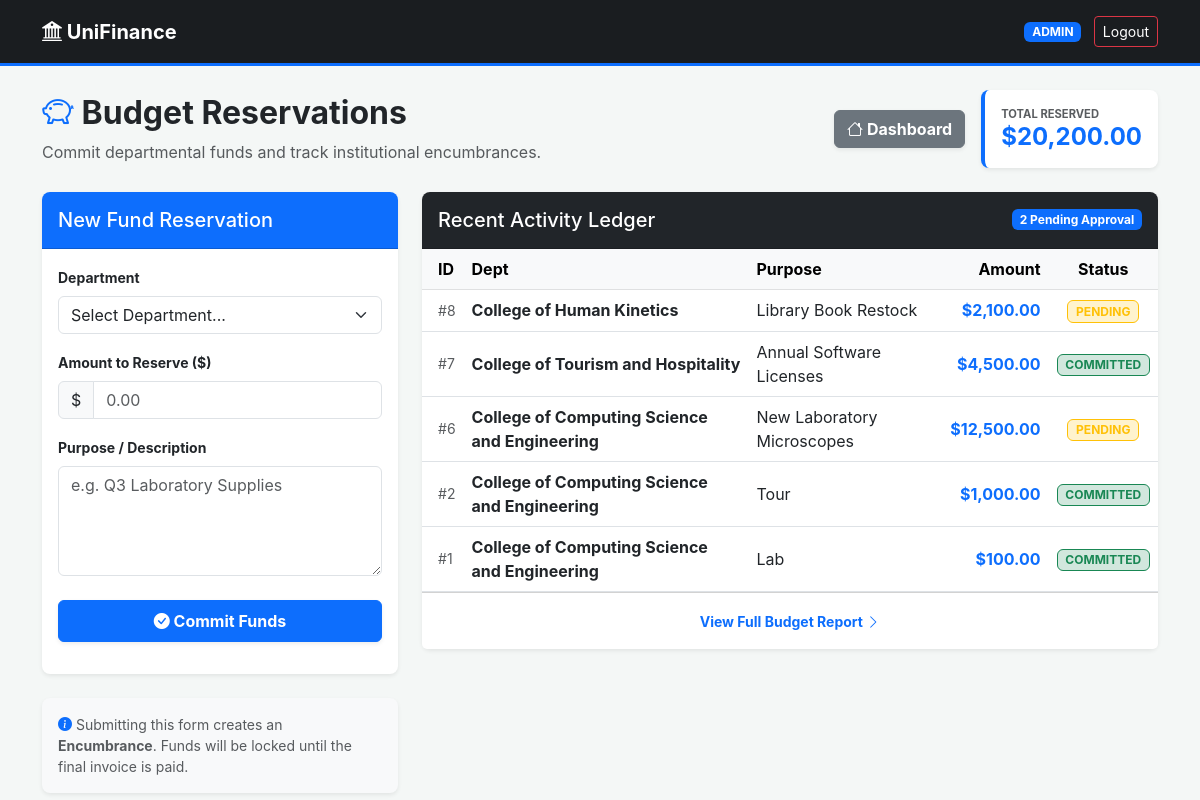
Page /finance/budget.php (signed in) on the committed database.
### tables this page shows
CREATE TABLE `budget_reservations` (
  `res_id` int(11) NOT NULL,
  `dept_id` int(11) DEFAULT NULL,
  `po_id` int(11) DEFAULT NULL,
  `description` varchar(255) DEFAULT NULL,
  `amount_reserved` decimal(15,2) DEFAULT NULL,
  `status` enum('pending','committed','cancelled') DEFAULT 'pending'
);

CREATE TABLE `departments` (
  `dept_id` int(11) NOT NULL,
  `dept_name` varchar(100) DEFAULT NULL,
  `total_budget` decimal(15,2) DEFAULT NULL
);

### finance/budget.php (the view, shortened to what this page needs)
<?php
include 'header.php';
include 'finance_logic.php';
$reservations = $conn->query("SELECT r.*, d.dept_name
                              FROM budget_reservations r
                              JOIN departments d ON r.dept_id = d.dept_id
                              ORDER BY r.res_id DESC LIMIT 10");
$total_reserved = $conn->query("SELECT SUM(amount_reserved) as total FROM budget_reservations")->fetch_assoc()['total'] ?? 0;
$pending_count = $conn->query("SELECT COUNT(*) as total FROM budget_reservations WHERE status='pending'")->fetch_assoc()['total'];
?>
<div class="container">
    <div class="row align-items-center mb-4">
        <div class="col-md-7">
            <h2 class="fw-bold text-dark"><i class="bi bi-piggy-bank text-primary"></i> Budget Reservations</h2>
            <p class="text-muted mb-0">Commit departmental funds and track institutional encumbrances.</p>
        </div>
        <div class="col-md-5 text-md-end mt-3 mt-md-0 d-flex justify-content-md-end align-items-center gap-3">
            <a href="dashboard.php" class="btn btn-secondary fw-bold shadow-sm">
                <i class="bi bi-house"></i> Dashboard
            </a>
            <div class="p-3 bg-white shadow-sm rounded-3 border-start border-primary border-4 d-inline-block text-start">
                <div class="small text-muted fw-bold text-uppercase" style="font-size: 0.7rem;">Total Reserved</div>
                <div class="h4 fw-bold mb-0 text-primary">$<?= number_format($total_reserved, 2) ?></div>
            </div>
        </div>
    </div>
    <div class="row g-4">
        <div class="col-lg-4">
            <div class="card shadow-sm border-0 mb-4">
                <div class="card-header bg-primary text-white py-3">
                    <h5 class="mb-0">New Fund Reservation</h5>
                </div>
                <div class="card-body">
                    <form id="resForm">
                        <div class="mb-3">
                            <label class="form-label small fw-bold">Department</label>
                            <select name="dept_id" class="form-select" required>
                                <option value="" selected disabled>Select Department...</option>
                            </select>
                        </div>
                        <div class="mb-3">
                            <label class="form-label small fw-bold">Amount to Reserve ($)</label>
                            <div class="input-group">
                                <span class="input-group-text">$</span>
                                <input type="number" name="amount" class="form-control" step="0.01" placeholder="0.00" required>
                            </div>
                        </div>
                        <div class="mb-4">
                            <label class="form-label small fw-bold">Purpose / Description</label>
                            <textarea name="desc" class="form-control" rows="4" placeholder="e.g. Q3 Laboratory Supplies" required></textarea>
                        </div>
                        <button type="submit" class="btn btn-primary w-100 fw-bold py-2 shadow-sm">
                            <i class="bi bi-check-circle-fill"></i> Commit Funds
                        </button>
                    </form>
                </div>
            </div>
            <div class="card bg-light border-0">
                <div class="card-body small text-muted">
                    <i class="bi bi-info-circle-fill text-primary"></i>
                    Submitting this form creates an <strong>Encumbrance</strong>. Funds will be locked until the final invoice is paid.
                </div>
            </div>
        </div>
        <div class="col-lg-8">
            <div class="card shadow-sm border-0">
                <div class="card-header bg-dark text-white d-flex justify-content-between align-items-center py-3">
                    <h5 class="mb-0">Recent Activity Ledger</h5>
                    <span class="badge bg-primary"><?= $pending_count ?> Pending Approval</span>
                </div>
                <div class="card-body p-0">
                    <div class="table-responsive">
                        <table class="table table-hover align-middle mb-0">
                            <thead class="table-light">
                                <tr>
                                    <th class="ps-3">ID</th>
                                    <th>Dept</th>
                                    <th>Purpose</th>
                                    <th class="text-end">Amount</th>
                                    <th class="text-center">Status</th>
                                </tr>
                            </thead>
                            <tbody>
                                <?php if($reservations->num_rows > 0): while($row = $reservations->fetch_assoc()): ?>
                                <tr>
                                    <td class="ps-3 text-muted small">#<?= $row['res_id'] ?></td>
                                    <td class="fw-bold"><?= $row['dept_name'] ?></td>
                                    <td><?= htmlspecialchars($row['description']) ?></td>
                                    <td class="text-end fw-bold text-primary">$<?= number_format($row['amount_reserved'], 2) ?></td>
                                    <td class="text-center">
                                        <?php if($row['status'] == 'pending'): ?>
                                            <span class="badge bg-warning-subtle text-warning border border-warning">PENDING</span>
                                        <?php else: ?>
                                            <span class="badge bg-success-subtle text-success border border-success">COMMITTED</span>
                                        <?php endif; ?>
                                    </td>
                                </tr>
                                <?php endwhile; else: ?>
                                    <tr><td colspan="5" class="text-center py-5 text-muted">No reservations recorded yet.</td></tr>
                                <?php endif; ?>
                            </tbody>
                        </table>
                    </div>
                </div>
                <div class="card-footer bg-white text-center py-3">
                    <a href="reports.php" class="small text-decoration-none fw-bold">View Full Budget Report <i class="bi bi-chevron-right"></i></a>
                </div>
            </div>
        </div>
    </div>
</div>
</body>
</html>

### finance/header.php (style rules this page uses)
body { background-color: #f4f7f6; font-family: 'Inter', sans-serif; }
.card { border: none; box-shadow: 0 0.125rem 0.25rem rgba(0,0,0,0.075); border-radius: 8px; }
.card-header { font-weight: bold; border-radius: 8px 8px 0 0 !important; }

### rows in the picture
budget_reservations: res_id "8", dept.dept_name "College of Human Kinetics", description "Library Book Restock", amount_reserved "2,100.00", status "PENDING"
budget_reservations: res_id "7", dept.dept_name "College of Tourism and Hospitality", description "Annual Software Licenses", amount_reserved "4,500.00", status "COMMITTED"
budget_reservations: res_id "6", dept.dept_name "College of Computing Science and Engineering", description "New Laboratory Microscopes", amount_reserved "12,500.00", status "PENDING"
budget_reservations: res_id "2", dept.dept_name "College of Computing Science and Engineering", description "Tour", amount_reserved "1,000.00", status "COMMITTED"
budget_reservations: res_id "1", dept.dept_name "College of Computing Science and Engineering", description "Lab", amount_reserved "100.00", status "COMMITTED"

### other values in the picture
$_SESSION['role'] "ADMIN"
$total_reserved "20,200.00"
$pending_count "2"
